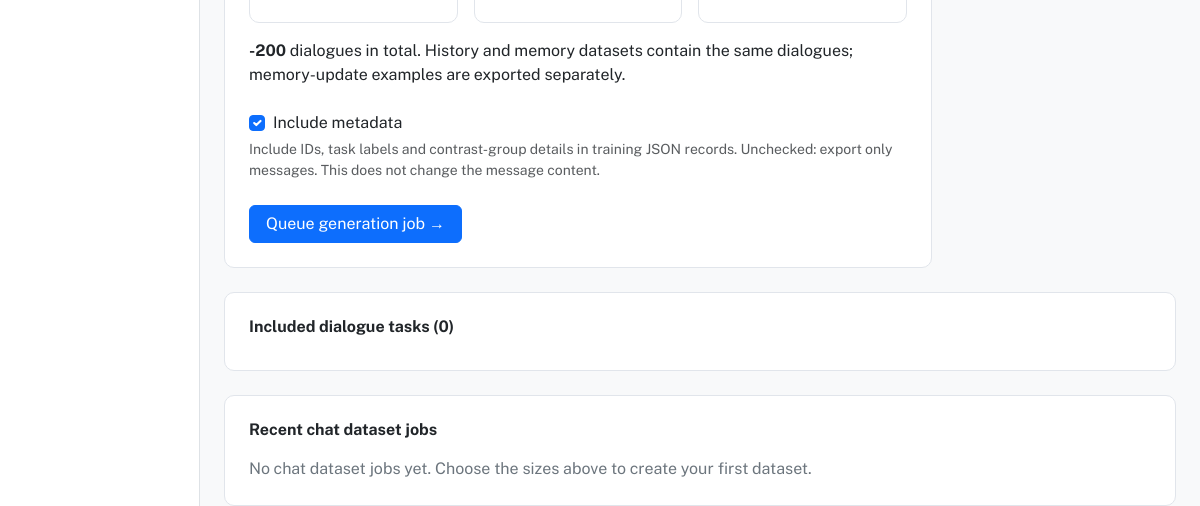
The page /chat-dataset (lower part) on the database as committed earlier.
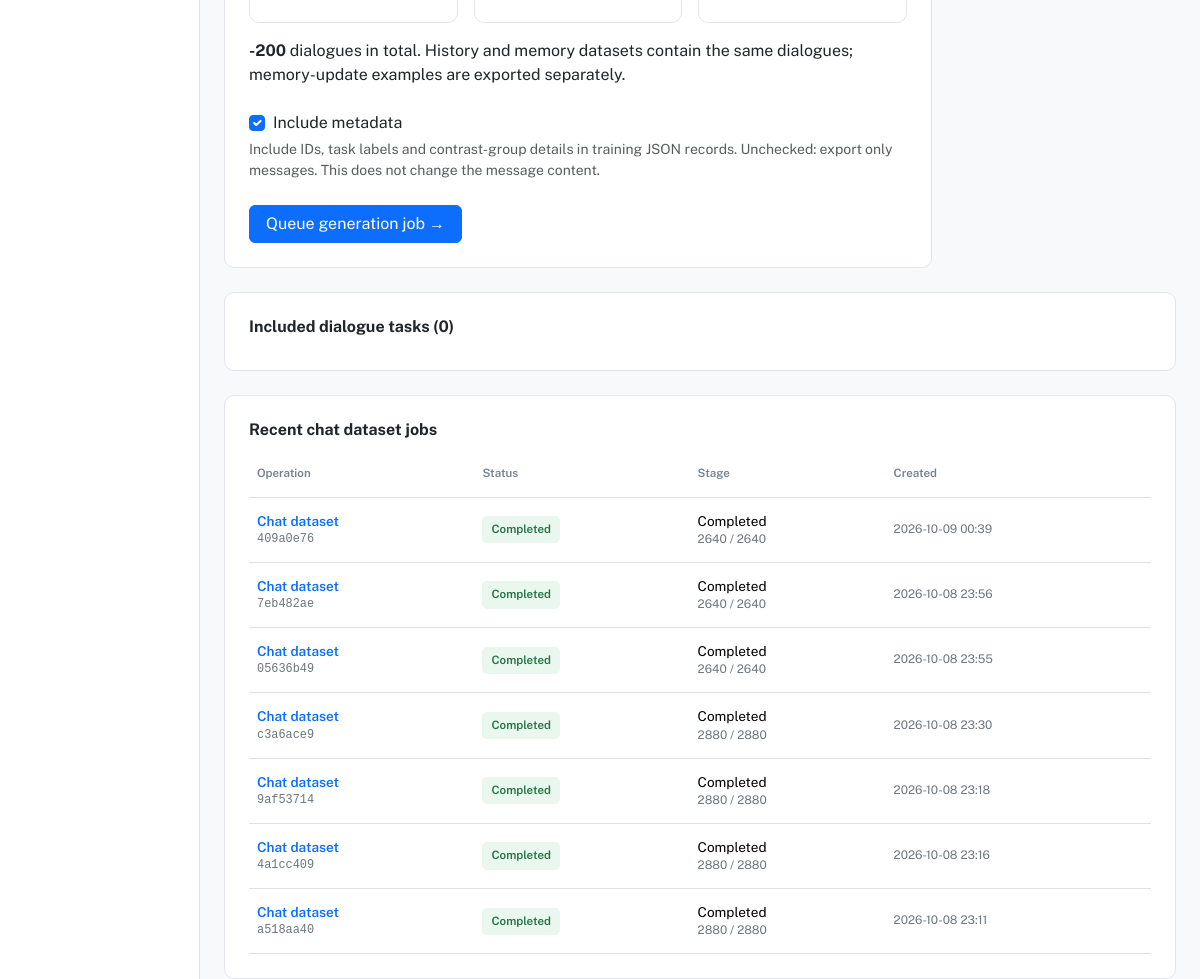
The same page on the database as committed later.
### app_main/models.py (models this page shows, shortened)
class Job(models.Model):
    class Status(models.TextChoices):
        QUEUED = 'queued', 'Queued'
        RUNNING = 'running', 'Running'
        SUCCEEDED = 'succeeded', 'Completed'
        FAILED = 'failed', 'Failed'
        CANCELLED = 'cancelled', 'Cancelled'
    id = models.UUIDField(primary_key=True, default=uuid.uuid4, editable=False)
    operation = models.CharField(max_length=24)
    config = models.JSONField(default=dict)
    status = models.CharField(max_length=16, choices=Status.choices, default=Status.QUEUED)
    phase = models.CharField(max_length=200, default='Waiting for an available slot')
    processed = models.PositiveIntegerField(default=0)
    total = models.PositiveIntegerField(default=0)
    metrics = models.JSONField(default=dict)
    cancel_requested = models.BooleanField(default=False)
    created_at = models.DateTimeField(default=timezone.now)
    started_at = models.DateTimeField(null=True, blank=True)
    finished_at = models.DateTimeField(null=True, blank=True)
    pid = models.PositiveIntegerField(null=True, blank=True)
    slot = models.PositiveIntegerField(null=True, blank=True)
    error = models.TextField(blank=True)
    class Meta:
        ordering = ['-created_at']
    def get_operation_display(self):
        return OperationRegistry.default().label(self.operation)

### app_main/views.py (the view, shortened to what this page needs)
# urls.py: path('chat-dataset', views.chat_dataset, name='chat_dataset'),
@require_http_methods(['GET', 'POST'])
def chat_dataset(request):
    form = ChatDatasetForm(request.POST if request.method == 'POST' else None)
    try:
        mined_count = form.mined_inventory_count()
    except (OSError, ValueError):
        mined_count = None
    return page(request, 'chat_dataset.html', title='Chat dataset', form=form, mined_count=mined_count,
                preview=form.preview(), task_count=len(form.tasks()),
                named_task_count=len(TASKS), simple_task_count=len(USER_ASSISTANT_TASKS),
                task_rows=[{'label': TASK_LABELS[task], 'people_only': task not in USER_ASSISTANT_TASKS,
                            'hidden': task not in form.tasks()} for task in TASKS],
                chat_jobs=Job.objects.filter(operation='chat_dataset')[:10])

### app_main/chat_dataset.py (called while the page is built)
    def tasks(self):
        return dialogue_tasks(self.fields['user_assistant_only'].clean(self['user_assistant_only'].value()))

    def mined_inventory_count(self):
        from semantic_corpus.resource_pool import BuiltInPool
        if not hasattr(self, '_mined_inventory_count'):
            self._mined_inventory_count = len({row['lemma'] for row in BuiltInPool().verbs()})
        return self._mined_inventory_count

### app_main/models.py (called while the page is built)
    @property
    def online(self):
        return bool(self.pid and self.heartbeat and
                    (timezone.now() - self.heartbeat).total_seconds() < 15)

### app_main/operation_registry.py (called while the page is built)
    def label(self, code):
        operation = self._operations.get(code)
        return operation.label if operation is not None else code

### app_main/views.py (called while the page is built)
def page(request, template, **context):
    worker = Worker.objects.filter(pk=1).first()
    return render(request, 'app_main/' + template, {
        'navigation': NAV, 'worker_online': worker.online if worker else False,
        'nav_active': context.pop('nav_active', request.resolver_match.url_name), **context})

### app_main/templates/app_main/chat_dataset.html (shortened to what this page needs)
{% extends 'app_main/base.html' %}
{% block content %}
<div class="row g-4 mb-4">
    <div class="col-xl-9">
        <section class="panel">
            <form method="post" data-chat-dataset-form data-task-count="{{ task_count }}" data-named-task-count="{{ named_task_count }}" data-simple-task-count="{{ simple_task_count }}" data-mined-count="{{ mined_count|default_if_none:'' }}">
                <div class="row g-3 mb-3" aria-live="polite" aria-atomic="true">
                    <div class="col-sm-4">
                        <div class="metric-card">
                        </div>
                    </div>
                    <div class="col-sm-4">
                        <div class="metric-card">
                        </div>
                    </div>
                    <div class="col-sm-4">
                        <div class="metric-card">
                        </div>
                    </div>
                </div>
                <p class="mb-0"><strong data-chat-count="total">{{ preview.total|default_if_none:'—' }}</strong> dialogues in total. History and memory datasets contain the same dialogues; memory-update examples are exported separately.</p>
                <div class="form-check mt-4">
                    {{ form.include_metadata }}
                    <label class="form-check-label" for="{{ form.include_metadata.id_for_label }}">{{ form.include_metadata.label }}</label>
                </div>
                <div class="form-text">{{ form.include_metadata.help_text }}</div>
                <button class="btn btn-primary mt-4 px-3" type="submit">
                    Queue generation job <span aria-hidden="true">&rarr;</span>
                </button>
            </form>
        </section>
    </div>
    <div class="col-xl-3">
    </div>
</div>
<section class="panel mb-4">
    <h2>Included dialogue tasks (<span data-chat-task-count>{{ task_count }}</span>)</h2>
</section>
<section class="panel">
    <h2>Recent chat dataset jobs</h2>
    {% if chat_jobs %}
        {% include 'app_main/includes/jobs_table.html' with jobs=chat_jobs %}
    {% else %}
        <p class="text-secondary mb-0">No chat dataset jobs yet. Choose the sizes above to create your first dataset.</p>
    {% endif %}
</section>
{% endblock %}

### app_main/templates/app_main/base.html (shortened to what this page needs)
<!doctype html>
<html lang="en" data-bs-theme="light">
  <head>
        {% load static %}
        {% load static %}
        {% load static %}
        <link rel="stylesheet" href="{% static 'app_main/assets/vendor/bootstrap/css/bootstrap.min.css' %}">
        <link rel="stylesheet" href="{% static 'app_main/assets/vendor/bootstrap-icons/bootstrap-icons.css' %}">
        {% load static %}
        <link rel="stylesheet" href="{% static 'app_main/assets/vendor/icofont/icofont.min.css' %}">
        <link rel="stylesheet" href="{% static 'app_main/assets/vendor/icons/css/materialdesignicons.min.css' %}">
        <link rel="stylesheet" href="{% static 'app_main/assets/icons/materialicons/materialicons.css' %}">
        <link rel="stylesheet" href="{% static 'app_main/assets/icons/webfonts/fontawesome.css' %}">
        <link rel="stylesheet" href="{% static 'app_main/css/dashboard.css' %}">
        <link rel="stylesheet" href="{% static 'app_main/css/hostinger.css' %}">
  </head>
  <body>
    <div class="container-fluid">
      <div class="row">
        <div class="sidebar border-end col-md-3 col-lg-2 p-0 bg-white">
        </div>
        <main class="col-md-9 col-lg-10 ms-sm-auto px-md-4 d-flex flex-column bg-body-tertiary">
        {% block content %}
        {% endblock %}
        </main>
      </div>
    </div>
    {% load static %}
  </body>
</html>

### app_main/templates/app_main/includes/jobs_table.html
<div class="table-responsive"><table class="table align-middle mb-0"><thead><tr><th>Operation</th><th>Status</th><th>Stage</th><th>Created</th></tr></thead><tbody>
{% for job in jobs %}<tr><td><a class="fw-semibold" href="{% url 'app_main:job' job.pk %}">{{ job.get_operation_display }}</a><div class="small text-secondary font-monospace">{{ job.pk|stringformat:'s'|slice:':8' }}</div></td><td><span class="status-badge {{ job.status }}">{{ job.get_status_display }}</span></td><td>{{ job.phase }}{% if job.total %}<div class="small text-secondary">{{ job.processed }} / {{ job.total }}</div>{% endif %}</td><td class="small text-secondary text-nowrap">{{ job.created_at|date:'Y-m-d H:i' }}</td></tr>
{% empty %}<tr><td colspan="4" class="empty-state">No jobs yet. <a href="{% url 'app_main:pipeline' %}">Create your first job →</a></td></tr>{% endfor %}
</tbody></table></div>

### app_main/static/app_main/css/dashboard.css (style rules this page uses)
:root { --clr-primary: #1971c2; --clr-primary-bg: #e7f5ff; --clr-primary-dark: #1864ab; --clr-primary-hover: #d0ebff; --clr-text: #212529; --clr-text-secondary:#495057; --clr-text-muted: #6c757d; --clr-text-faint: #868e96; --clr-text-strong: #1a1a1a; --clr-border: #dee2e6; --clr-surface: #f8f9fa; --clr-surface-mid: #f1f3f5; --clr-surface-dark: #e9ecef; --clr-orange: #e8590c; --clr-orange-accent: #fd7e14; --clr-orange-bg: #fff4e6; --clr-amber: #b27300; --clr-amber-bg: #fff8e1; --clr-purple: #5f3dc4; --clr-purple-bg: #f3f0ff; --clr-green: #2b8a3e; --clr-green-bg: #d3f9d8; --clr-green-bg-light:#ebfbee; --clr-pink: #a61e4d; --clr-pink-bg: #fff0f6; --clr-highlight: #f59f00; --clr-highlight-bg: #fff3bf; --brand-blue: #0091da; --brand-blue-rgb: 0, 145, 218; --brand-link: #0052cc; --brand-link-rgb: 0, 82, 204; --brand-violet: #683CE8; --brand-violet-rgb: 104, 60, 232; --brand-gpt: #0286FF; --brand-gpt-rgb: 2, 134, 255; }
body { font-size: 16px; font-family: 'Public Sans', sans-serif; font-weight: 400; }
main { min-height: calc(100vh - 48px); }
.sidebar { --nav-item-radius: 6px; --nav-item-hover-bg: #f4f4f4; --nav-item-active-bg: rgba(13, 110, 253, 0.1); --nav-item-active-color: var(--brand-blue); --nav-indicator-width: 4px; --nav-indicator-height: 24px; --nav-indicator-offset: 8px; --nav-indicator-radius: 6px; --nav-indicator-color: var(--brand-blue); --nav-icon-color: #707070; }
.panel, .metric-card { background: #fff; border: 1px solid #e1e5eb; border-radius: 10px; padding: 24px; }
.panel h2 { font-size: 1rem; font-weight: 700; margin-bottom: 18px; }
.metric-card { display: flex; flex-direction: column; gap: 5px; height: 100%; color: #263344; text-decoration: none; }
.table { font-size: .85rem; --bs-table-bg: transparent; }
.table th { color: #73808f; font-size: .72rem; font-weight: 600; padding-bottom: 14px; }
.table td { padding-top: 13px; padding-bottom: 13px; }
.table a { text-decoration: none; }
.status-badge { display: inline-block; border-radius: 5px; padding: 5px 9px; font-size: .72rem; font-weight: 600; white-space: nowrap; background: #eef1f5; color: #526171; }
.status-badge.succeeded { background: #e9f7ee; color: #227343; }

Rows that differ between the two databases and show on the page:
added Job: operation "Chat dataset", pk "409a0e76", status "Completed", phase "Completed", processed "2640", total "2640", created_at "2026-10-09 00:39"
added Job: operation "Chat dataset", pk "7eb482ae", status "Completed", phase "Completed", processed "2640", total "2640", created_at "2026-10-08 23:56"
added Job: operation "Chat dataset", pk "05636b49", status "Completed", phase "Completed", processed "2640", total "2640", created_at "2026-10-08 23:55"
added Job: operation "Chat dataset", pk "c3a6ace9", status "Completed", phase "Completed", processed "2880", total "2880", created_at "2026-10-08 23:30"
added Job: operation "Chat dataset", pk "9af53714", status "Completed", phase "Completed", processed "2880", total "2880", created_at "2026-10-08 23:18"
added Job: operation "Chat dataset", pk "4a1cc409", status "Completed", phase "Completed", processed "2880", total "2880", created_at "2026-10-08 23:16"
added Job: operation "Chat dataset", pk "a518aa40", status "Completed", phase "Completed", processed "2880", total "2880", created_at "2026-10-08 23:11"
Other text that changed with them:
text no longer shown: "No chat dataset jobs yet. Choose the sizes above to create your first dataset."
text now shown: "Operation Status Stage Created"
